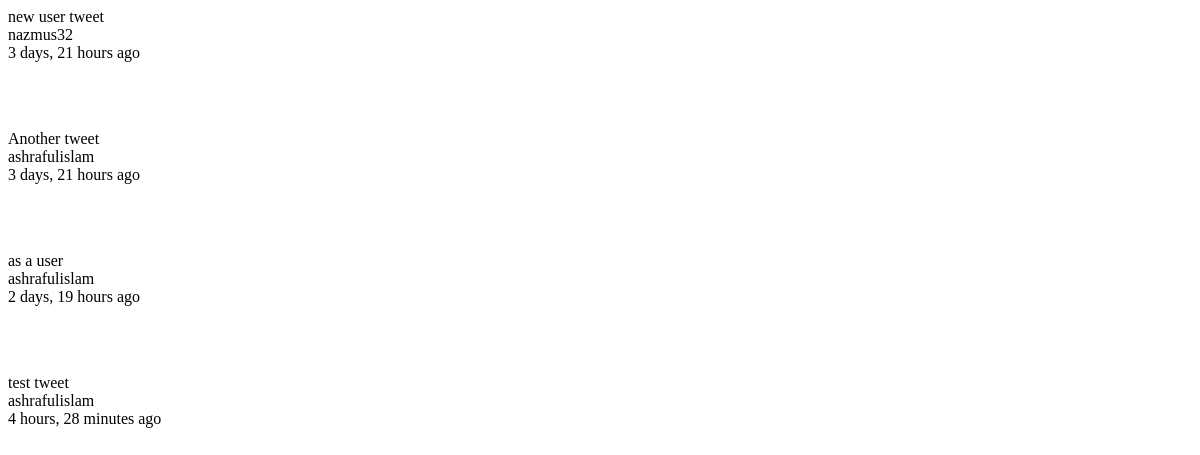
Page /tweet/ on the earlier database version.
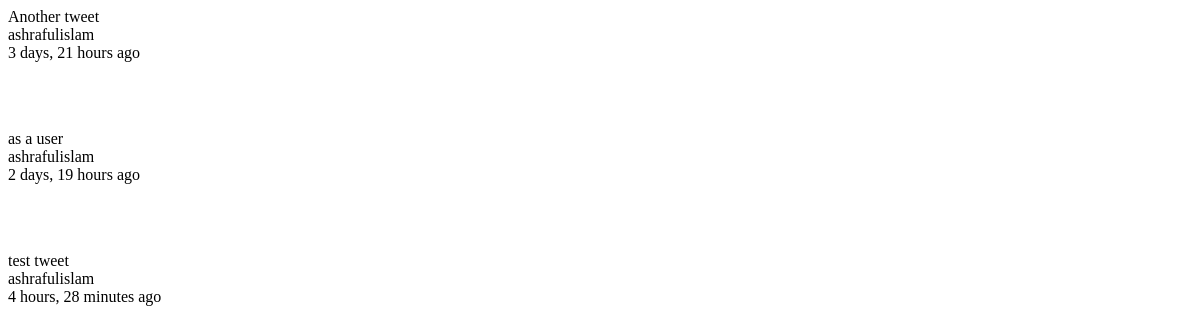
Same page on the later database version.
### tweets/models.py (models this page shows, shortened)
class Tweet(models.Model):
	user      = models.ForeignKey(settings.AUTH_USER_MODEL)
	content   = models.CharField(max_length=140, validators=[validate_content])
	updated   = models.DateTimeField(auto_now=True)
	timestamp = models.DateTimeField(auto_now_add=True)

### tweets/views.py (the view)
class TweetListView(ListView):
	queryset = Tweet.objects.all()
	def get_context_data(self, *args, **kwargs):
		context = super (TweetListView, self).get_context_data(*args, **kwargs)
		return context

### tweets/templates/tweets/tweet_list.html
{% for object in object_list %}
<p>{{ object.content }}</br>
{{ object.user }}</br>
{{ object.timestamp|timesince }} ago</p></br></br>
{% empty %}
   <p> No Tweets yet. </p>
{% endfor %}

Differences in the rows shown:
removed Tweet: content "new user tweet", user "nazmus32", timestamp "3 days, 21 hours"
